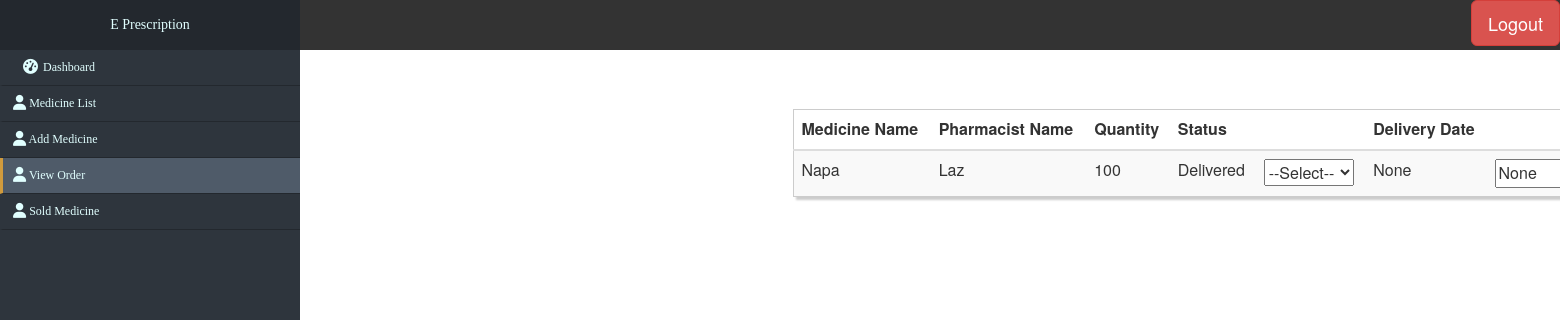
Screenshot of /company/viewOrder/ (signed in) with the database file from the repository.
### Pharmacist/models.py (models this page shows, shortened)
class Order(models.Model):
    orderId = models.AutoField(primary_key=True)
    medicine = models.ForeignKey(Medicine, on_delete=models.CASCADE)
    company = models.ForeignKey(Company, on_delete=models.CASCADE)
    pharmacist = models.ForeignKey(Pharmacist, on_delete=models.CASCADE)
    quantity = models.IntegerField(max_length=20, blank=False, null=False)
    confirmationState = models.CharField(max_length=20, blank=False, null=False)
    deliveryDate= models.CharField(max_length=20, blank=True, null=True)

class Pharmacist(models.Model):
    pharmacistId = models.AutoField(primary_key=True)
    storeName = models.CharField(max_length=33,blank=False,null=False)
    drugLicence = models.CharField(max_length=33, blank=False, null=False)
    phoneNumber = models.CharField(max_length=18, null=False, blank=False)
    storeAddress = models.CharField(max_length=33,null=False, blank=False)
    password = models.CharField(max_length=33,blank=False,null=False)
    def __str__(self):
        return self.storeName

### Company/models.py (models this page shows)
class Medicine(models.Model):
    medicineId = models.AutoField(primary_key=True)
    company = models.ForeignKey(Company, on_delete=models.CASCADE)
    medicineName = models.CharField(max_length=25, blank=False, null=False)
    singleUnitQuantity = models.CharField(max_length=50, blank=False, null=False)
    form = models.ForeignKey(MedicineForm, on_delete=models.CASCADE)
    type = models.ForeignKey(MedicineType, on_delete=models.CASCADE)
    def __str__(self):
        return self.medicineName

### Company/views.py (the view, shortened to what this page needs)
# urls.py: path('viewOrder/',viewOrder,name='viewOrder'),
def viewOrder(request):
    cid = request.session.get('id')
    company = Company.objects.get(companyId=cid)
    orders = Order.objects.all().filter(company=company)
    return render(request, "Company/company_view_order.html", {'orders': orders})

### Company/templates/Company/company_view_order.html (shortened to what this page needs)
{% extends "Company/base.html" %} {% block content %}
	<link href="bootstrap.min.css" rel="stylesheet" id="bootstrap-css">
<link href="font-awesome.min.css" rel="stylesheet">
<div class="pageContainer">
    <div class="head">
  <div class="header-right">
    <a href="{% url 'logout' %}"  id="logoutButton" class="btn btn-danger btn-lg">Logout</a>
  </div>
</div>
<div class="nav-side-menu">
    <div class="brand">E Prescription</div>
        <div class="menu-list">
            <ul id="menu-content" class="menu-content collapse out">
                <li class="">
                  <a href="{% url 'dashboard' %}">
                  Dashboard
                  </a>
                </li>
                <a href="{% url 'medicineList' %}">
                  <li  data-toggle="collapse" data-target="#products" class="collapsed ">
                  Medicine List
                </li>
                </a>
                <a href="{% url 'addmedicine' %}">
                  <li  data-toggle="collapse" data-target="#products" class="collapsed">
                   Add Medicine
                </li>
                </a>
                <a href="{% url 'viewOrder' %}">
                  <li  data-toggle="collapse" data-target="#products" class="collapsed active">
                   View Order
                </li>
                </a>
                <a href="{% url 'soldMedicines' %}">
                  <li data-toggle="collapse" data-target="#service" class="collapsed">
                   Sold Medicine
                </li>
                </a>
            </ul>
     </div>
</div>
<div class="mainContainer">
  <div class="leftSection">
      <div class="formContainer">
      <div class="container">
    <div class="row col-md-12 col-md-offset-5 custyle">
    <table class="table table-striped custab">
    <thead>
        <tr>
            <th>Medicine Name</th>
            <th>Pharmacist Name</th>
            <th>Quantity</th>
            <th>Status</th>
            <th></th>
            <th>Delivery Date</th>
            <th></th>
        </tr>
    </thead>
            {% for order in orders %}
            <tr>
                <td>{{order.medicine}}</td>
                <td>{{order.pharmacist}}</td>
                <td>{{order.quantity}}</td>
                <td>{{order.confirmationState}}</td>
                <form action="{% url 'viewOrder' %}" method="post">
                <td><select name="status">
                    <option>--Select--</option>
                </select></td>
                    <td>{{order.deliveryDate}}</td>
                <td><input type="text" name="date" value="{{order.deliveryDate}}"></td>
                </form>
            </tr>
            {% endfor %}
    </table>
    </div>
</div>
</div>
  </div>
</div>
 </div>
{% endblock content %}

### Company/templates/Company/company_view_order.html (style rules this page uses)
.nav-side-menu { overflow: auto; font-family: verdana; font-size: 12px; font-weight: 200; background-color: #2e353d; position: fixed; top: 0px; width: 300px; height: 100%; color: #e1ffff; }
.nav-side-menu .brand { background-color: #23282e; line-height: 50px; display: block; text-align: center; font-size: 14px; }
.nav-side-menu ul, .nav-side-menu li { list-style: none; padding: 0px; margin: 0px; line-height: 35px; cursor: pointer; }
.nav-side-menu ul .active, .nav-side-menu li .active { border-left: 3px solid #d19b3d; background-color: #4f5b69; }
.nav-side-menu li { padding-left: 10px; border-left: 3px solid #2e353d; border-bottom: 1px solid #23282e; }
.nav-side-menu ul a { text-decoration: none; color: #e1ffff; }
.head { overflow: hidden; background-color: currentColor; //position: fixed; width: 100%; height: 50px; //margin-left: 300px; }
.header-right { float: right; }
.mainContainer { background: transparent; margin-left: 300px; }
.formContainer { background: ; float: left; //box-shadow: 0 9px 9px silver; margin: 0 auto; padding-bottom: 33px; padding-top: 5px; width: 499px; }
.custab { border: 1px solid #ccc; padding: 5px; margin: 5% 0; box-shadow: 3px 3px 2px #ccc; transition: 0.5s; }
.container { background: transparent; }
@media (min-width: 767px) { .nav-side-menu .menu-list .menu-content { display: block; } }
body { margin: 0px; padding: 0px; }

### rows the page displays
Order: medicine "Napa", pharmacist "Laz", quantity "100", confirmationState "Delivered", deliveryDate "None", date "None"
